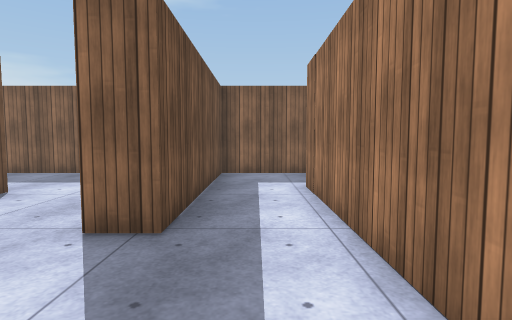
View 1 (above)

18 first-person views from a walk through a Unity game level. The camera is 1.2 m above the floor, tilts 4° down and sees 80° across. The floor is counted in squares, 1 m on a side. Each view is taken from the middle of a square. On the plan, view 1 faces up. The plan holds only what a view shows up to about 13 squares ahead; the rest is blank. The place goes on beyond the plan. The player is left out. Surface patterns are stand-ins for the level's own textures.

View 2
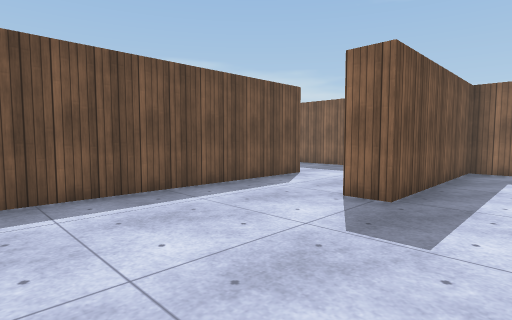

View 3
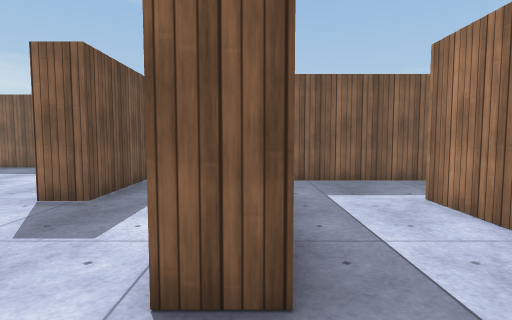

View 4
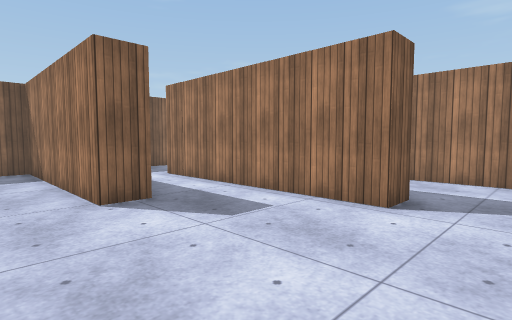

View 5
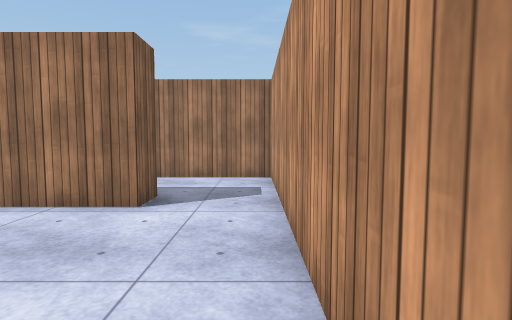

View 6
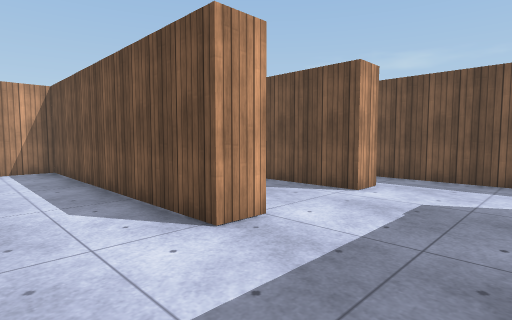

View 7
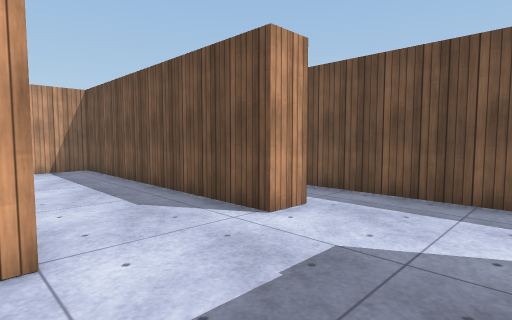

View 8
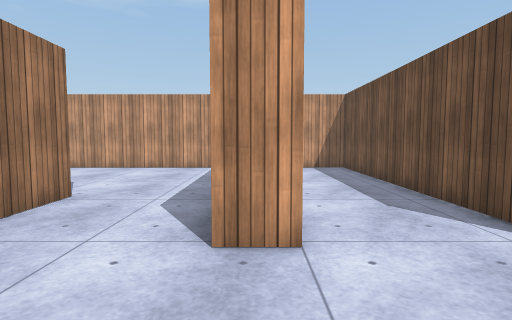

View 9
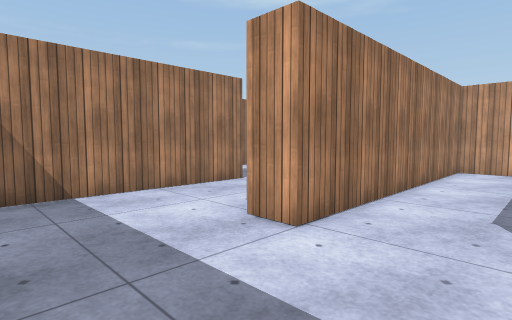

View 10
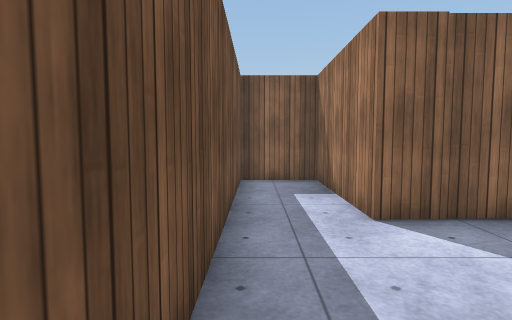

View 11
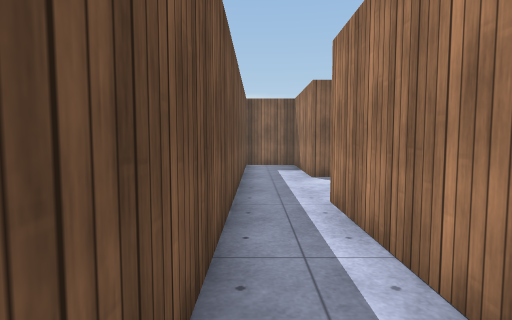

View 12
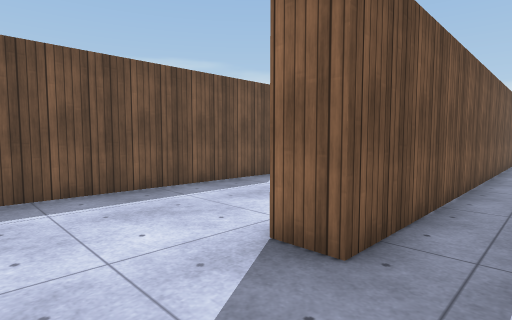

View 13
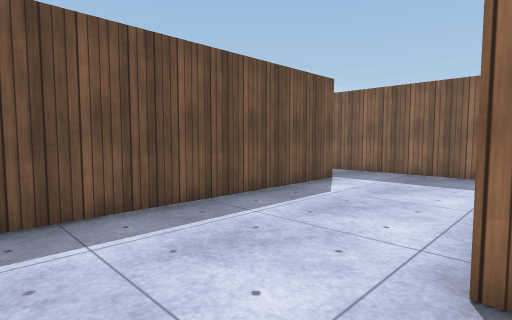

View 14
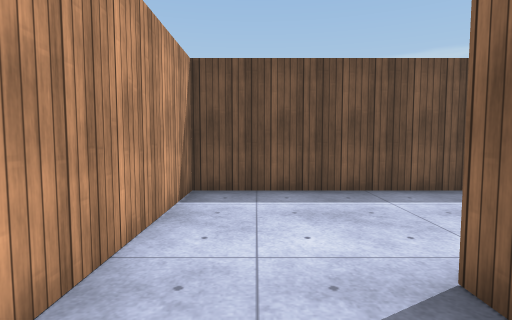

View 15
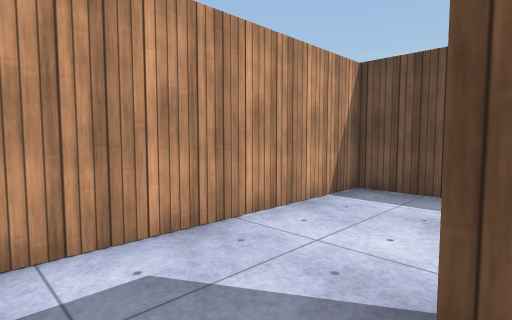

View 16
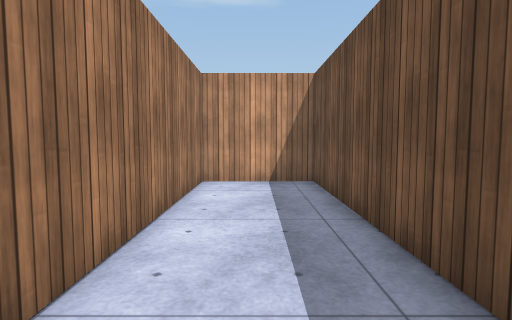

View 17
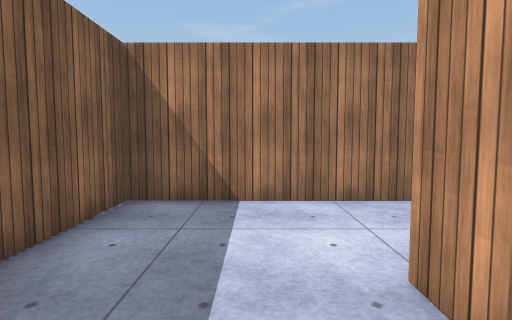

View 18
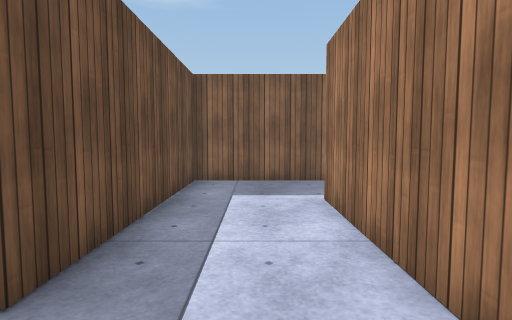

### Floor plan
Points are (right, up) in squares from view 1. A wall is a line through its corners. A room is listed if a view was taken in it or the views show most of it. See-through windows are left out.
Room 1 (views 1, 4, 5, 6, 7, 8, 9, 16, 17)
walls: (-1.2, 7.5) (-1.2, 3.8) (-2.2, 3.8) (-2.2, 10.5) (-10.3, 10.5) (-10.3, 14.8) (-12.5, 14.8); (-10.6, 6.7) (-9.6, 6.7) (-9.6, -2.5) (-6.5, -2.5) (-6.5, 6.7) (-5.5, 6.7) (-5.5, -2.5) (0.4, -2.5); (1.3, 0) (1.3, 7.6); (-12.4, 14.5) (-12.4, 7.6)
ways out: opening at (1.5, -1.5) to room 2; opening at (-11.5, 6.5) to room 3; opening at (0, 7)
Room 2 (views 2, 3, 18)
walls: (0.4, -2.5) (5.3, -2.5) (5.3, 4); (4.5, 6.6) (2.3, 6.6) (2.3, 0) (1.3, 0)
ways out: opening at (1.5, -1.5) to room 1; opening at (5.5, 5.5)
Room 3 (views 10, 11, 12, 13, 14, 15)
walls: (-10.6, 2.6) (-10.6, 6.7); (-17.9, 6.4) (-17.9, -2.5) (-11.2, -2.5); (-12.4, 7.6) (-12.4, 0.7) (-13.5, 0.7); (-14.6, 8.7) (-19.4, 8.7)
ways out: opening at (-11.5, 6.5) to room 1

Positions as (right, up) in squares from view 1, and headings:
1: (0, 0), facing up
2: (1, -2), facing up-left
3: (2, -2), facing up
4: (-4, -2), facing up-right
5: (-4, -2), facing right
6: (-3, 10), facing down-left
7: (-6, 10), facing down-left
8: (-6, 10), facing down
9: (-9, 10), facing down-right
10: (-12, 6), facing up
11: (-12, 1), facing up
12: (-11, -2), facing up-left
13: (-13, -2), facing up-left
14: (-11, -1), facing left
15: (-11, 1), facing down-left
16: (-8, 6), facing down
17: (-8, 8), facing right
18: (4, -2), facing up
